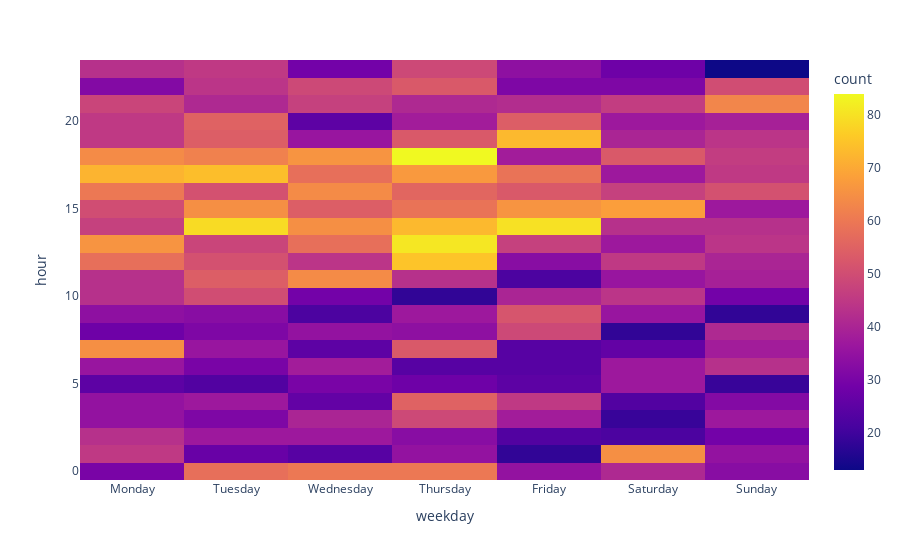

The code cell stored with this chart in its notebook:
### Code cell
fig = px.density_heatmap(
    df_unique_content,
    x='weekday',
    y='hour',
    z='toot_id',
    histfunc='count',
    nbinsy=24
)
order = ['Monday','Tuesday','Wednesday','Thursday','Friday','Saturday','Sunday']

fig.update_xaxes(categoryorder='array', categoryarray=order)

fig.show()

### Figure 1 — Plotly figure (JSON) as saved in the notebook; plotly's stock layout.template omitted (floating-point values rounded to 4 significant figures; data arrays with more than 128 entries replaced by an {"elided": "..."} marker saying what was removed)
{"data": [{"coloraxis": "coloraxis", "histfunc": "count", "hovertemplate": "weekday=%{x}<br>hour=%{y}<br>count=%{z}<extra></extra>", "name": "", "nbinsy": 24, "type": "histogram2d", "x": {"elided": "7260 str values"}, "xaxis": "x", "xbingroup": "x", "y": {"elided": "7260 int values"}, "yaxis": "y", "ybingroup": "y", "z": {"elided": "7260 int values"}}], "layout": {"coloraxis": {"colorbar": {"title": {"text": "count"}}, "colorscale": [[0, "#0d0887"], [0.1111, "#46039f"], [0.2222, "#7201a8"], [0.3333, "#9c179e"], [0.4444, "#bd3786"], [0.5556, "#d8576b"], [0.6667, "#ed7953"], [0.7778, "#fb9f3a"], [0.8889, "#fdca26"], [1, "#f0f921"]]}, "legend": {"tracegroupgap": 0}, "margin": {"t": 60}, "xaxis": {"anchor": "y", "categoryarray": ["Monday", "Tuesday", "Wednesday", "Thursday", "Friday", "Saturday", "Sunday"], "categoryorder": "array", "domain": [0, 1], "title": {"text": "weekday"}}, "yaxis": {"anchor": "x", "domain": [0, 1], "title": {"text": "hour"}}}}
